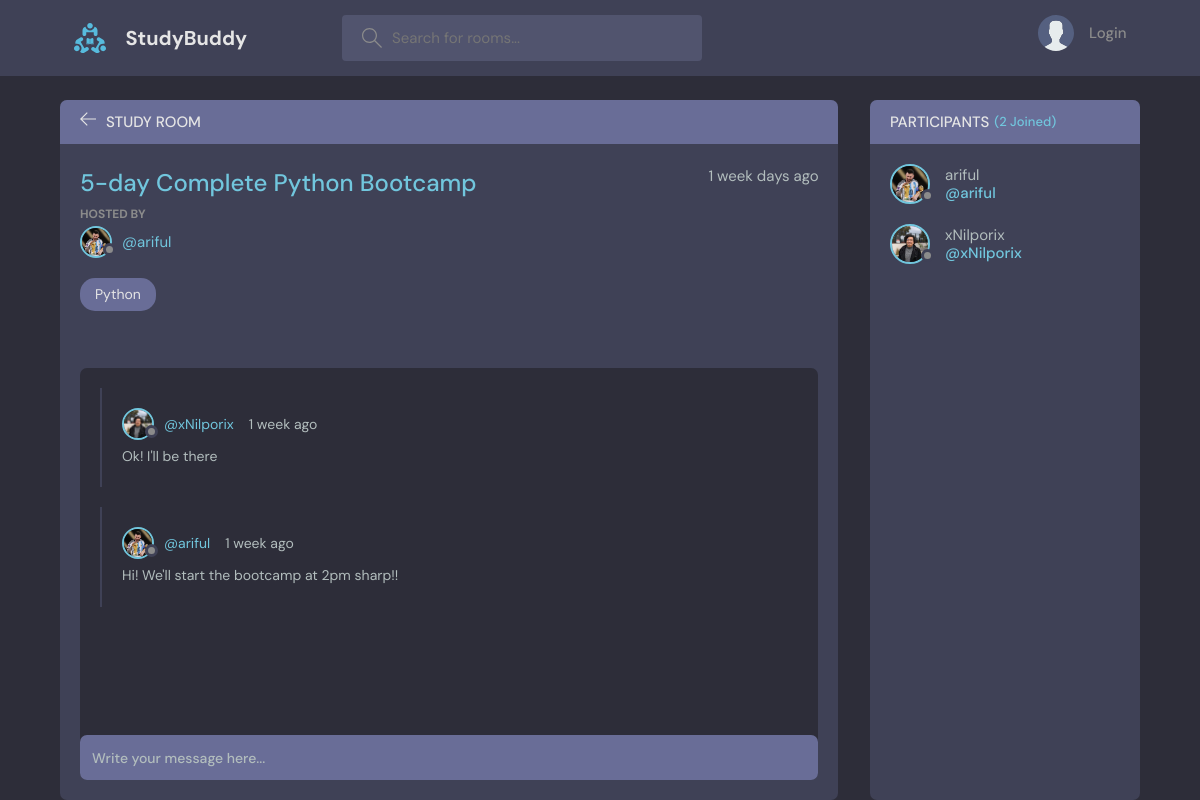
The page /room/1/ on the database its author committed.
### playground/models.py (models this page shows, shortened)
class Room(models.Model):
    host = models.ForeignKey(User, on_delete=models.SET_NULL, null=True)
    topic = models.ForeignKey(Topic, on_delete=models.SET_NULL, null=True)
    name = models.CharField(max_length=200)
    description = models.TextField(null=True, blank=True)
    participants = models.ManyToManyField(User, related_name='participants', blank=True)
    updated = models.DateTimeField(auto_now=True)
    created = models.DateTimeField(auto_now_add=True)
    class Meta:
        ordering = ['-updated','-created']

class User(AbstractUser):
    name = models.CharField(max_length=200, null=True)
    email = models.EmailField(unique=True,null=True)
    bio = models.TextField(null=True)
    avatar = models.ImageField(null=True, default="avatar.svg")
    USERNAME_FIELD = 'email'
    REQUIRED_FIELDS = []

class Topic(models.Model):
    name = models.CharField(max_length=200)

class Message(models.Model):
    user = models.ForeignKey(User,on_delete=models.CASCADE)
    room = models.ForeignKey(Room, on_delete=models.CASCADE)
    body = models.TextField()
    updated = models.DateTimeField(auto_now=True)
    created = models.DateTimeField(auto_now_add=True)
    class Meta:
        ordering = ['-updated','-created']

### playground/views.py (the view, shortened to what this page needs)
# urls.py: path('room/<str:pk>/',views.room, name="room"),
def room(request, pk):
    room = Room.objects.get(id=pk)  # get this by a unique value
    room_messages = room.message_set.all()
    participants = room.participants.all()
    context = {'room':room,'room_messages':room_messages,'participants':participants}
    return render(request, 'playground/room.html', context)

### playground/templates/playground/room.html (shortened to what this page needs)
{% extends 'main.html' %}
{% block content %}
<main class="profile-page layout layout--2">
    <div class="container">
        <div class="room">
          <div class="room__top">
            <div class="room__topLeft">
              <a href="{% url 'home' %}">
                <svg version="1.1" xmlns="http://www.w3.org/2000/svg" width="32" height="32" viewBox="0 0 32 32">
                  <title>arrow-left</title>
                  <path
                    d="M13.723 2.286l-13.723 13.714 13.719 13.714 1.616-1.611-10.96-10.96h27.625v-2.286h-27.625l10.965-10.965-1.616-1.607z"
                  ></path>
                </svg>
              </a>
              <h3>Study Room</h3>
            </div>
          </div>
          <div class="room__box scroll">
            <div class="room__header scroll">
              <div class="room__info">
                <h3>{{room.name}}</h3>
                <span>{{room.created|timesince}} days ago</span>
              </div>
              <div class="room__hosted">
                <p>Hosted By</p>
                <a href="{% url 'user-profile' room.host.id %}" class="room__author">
                  <div class="avatar avatar--small">
                    <img src="{{room.host.avatar.url}}" />
                  </div>
                  <span>@{{room.host.username}}</span>
                </a>
              </div>
              <span class="room__topics">{{room.topic.name}}</span>
            </div>
            <div class="room__conversation">
              <div class="threads scroll">
                {% for message in room_messages %}
                <div class="thread">
                  <div class="thread__top">
                    <div class="thread__author">
                      <a href="#" class="thread__authorInfo">
                        <div class="avatar avatar--small">
                          <img src="{{message.user.avatar.url}}" />
                        </div>
                        <span>@{{message.user.username}}</span>
                      </a>
                      <span class="thread__date">{{message.created|timesince}} ago</span>
                    </div>
                  </div>
                  <div class="thread__details">
                    {{message.body}}
                  </div>
                </div>
                {% endfor %}
              </div>
            </div>
          </div>
          <div class="room__message">
            <form action="" method="POST">
              <input name="body" placeholder="Write your message here..." />
            </form>
          </div>
        </div>
        <div class="participants">
          <h3 class="participants__top">Participants <span>({{participants.count}} Joined)</span></h3>
          <div class="participants__list scroll">
            {% for user in participants %}
            <a href="{% url 'user-profile' user.id %}" class="participant">
              <div class="avatar avatar--medium">
                <img src="{{user.avatar.url}}" />
              </div>
              <p>
                {{user.username}}
                <span>@{{user.username}}</span>
              </p>
            </a>
            {% endfor %}
          </div>
        </div>
      </div>
    </main>
{% endblock content %}

### templates/main.html (shortened to what this page needs)
<!DOCTYPE html>
{% load static %}
<html lang="en">
  <head>
    <link rel="stylesheet" href="{% static 'styles/style.css' %}" />
  </head>
  <body>
    {% include 'navbar.html' %}
    {% block content %}
    {% endblock %}
  </body>
</html>

### templates/navbar.html (shortened to what this page needs)
{% load static %}
<header class="header header--loggedIn">
    <div class="container">
      <a href="{% url 'home' %}" class="header__logo">
        <img src="{% static 'images/logo.svg' %}" />
        <h1>StudyBuddy</h1>
      </a>
      <form class="header__search" method="GET" action="{% url 'home' %}">
        <label>
          <input name="q"  placeholder="Search for rooms..." />
        </label>
      </form>
      <nav class="header__menu">
        {% if request.user.is_authenticated %}
        <div class="header__user">
          <a href="{% url 'user-profile' request.user.id %}">
            <div class="avatar avatar--medium active">
              <img src="{{request.user.avatar.url}}" />
            </div>
            <p>{{request.user.username}}<span>@{{request.user.username}}</span></p>
          </a>
          <button class="dropdown-button">
            <svg version="1.1" xmlns="http://www.w3.org/2000/svg" width="32" height="32" viewBox="0 0 32 32">
              <title>chevron-down</title>
              <path d="M16 21l-13-13h-3l16 16 16-16h-3l-13 13z"></path>
            </svg>
          </button>
        </div>
        {% else %}
        <a href="{% url 'login' %}">
          <img src="{% static 'images/avatar.svg' %}" />
          <p>Login</p>
        </a>
        {% endif %}
      </nav>
    </div>
  </header>

### rows shown on the page
Room: name "5-day Complete Python Bootcamp", created "1 week", host.avatar (picture), host.username "ariful", topic.name "Python"
Message: user.avatar (picture), user.username "xNilporix", created "1 week", body "Ok! I'll be there"
Message: user.avatar (picture), user.username "ariful", created "1 week", body "Hi! We'll start the bootcamp at 2pm sharp!!"
User: avatar (picture), username "ariful"
User: avatar (picture), username "xNilporix"

### other values the page prints
{{ participants.count }} "2"
